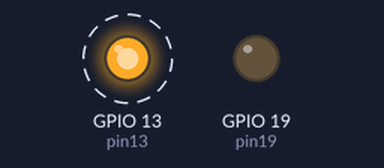
Simulated run of this program. Board: ESP32 board running MicroPython. Parts: output pins drawn as LEDs (lit = HIGH). Dashed ring = blinking.

Above: at 0.2 s.
Timing chart, 0 to 3.0 s (numbered marks = the images above):
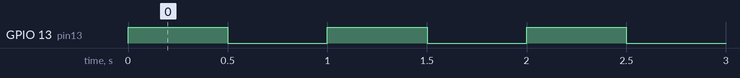

Measured:
- by itself, GPIO 13 (pin13): alternates HIGH for 0.50 s and LOW for 0.50 s

The program:

main.py
```python
# 起動テスト用
import machine
import time

pin13 = machine.Pin(13, machine.Pin.OUT)
pin19 = machine.Pin(19, machine.Pin.OUT)
pin19.off()

while True:
  pin13.on()
  time.sleep_ms(500)
  pin13.off()
  time.sleep_ms(500)
```
